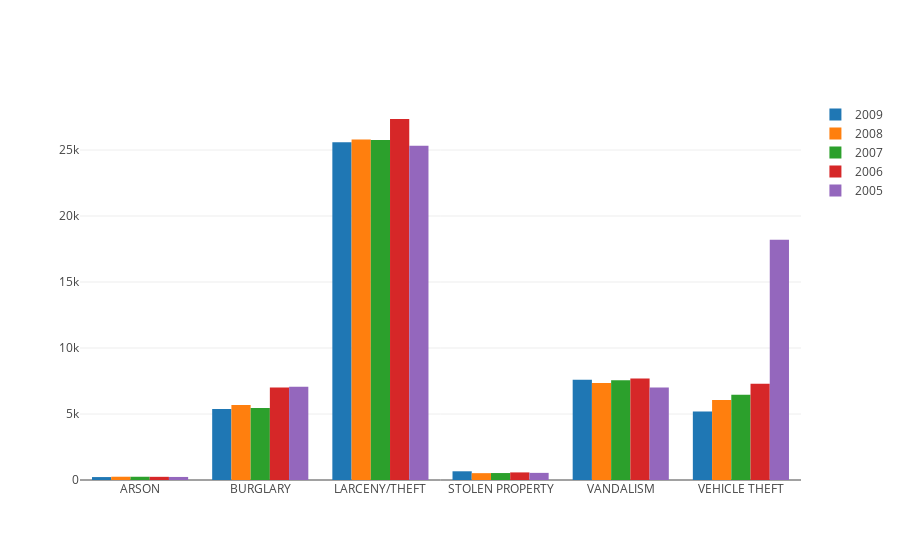

The notebook cell saved with this chart:
### Markdown cell above
The above plot is a stacked version of total crime committed in each category in each year from 2010 to 2015. Crime in larceny/theft dominates over all other types of crimes.  
### Bar Chart

### Code cell
trace1 = go.Bar(
    x=cat_crime.loc[cat_crime['Year'] == '2009']['Category'],
    y=cat_crime.loc[cat_crime['Year'] == '2009']['IncidntNum_Count'],
    name='2009'
)
trace2 = go.Bar(
    x=cat_crime.loc[cat_crime['Year'] == '2008']['Category'],
    y=cat_crime.loc[cat_crime['Year'] == '2008']['IncidntNum_Count'],
    name='2008'
)

trace3 = go.Bar(
    x=cat_crime.loc[cat_crime['Year'] == '2007']['Category'],
    y=cat_crime.loc[cat_crime['Year'] == '2007']['IncidntNum_Count'],
    name='2007'
)
trace4 = go.Bar(
    x=cat_crime.loc[cat_crime['Year'] == '2006']['Category'],
    y=cat_crime.loc[cat_crime['Year'] == '2006']['IncidntNum_Count'],
    name='2006'
)

trace5 = go.Bar(
    x=cat_crime.loc[cat_crime['Year'] == '2005']['Category'],
    y=cat_crime.loc[cat_crime['Year'] == '2005']['IncidntNum_Count'],
    name='2005'
)


data = [trace1, trace2, trace3, trace4, trace5]


fig = go.Figure(data=data)
iplot(fig, filename='bar')

### Figure 1 — Plotly figure (JSON) as saved in the notebook; plotly's stock layout.template omitted (floating-point values rounded to 4 significant figures)
{"data": [{"name": "2009", "type": "bar", "x": ["ARSON", "BURGLARY", "LARCENY/THEFT", "STOLEN PROPERTY", "VANDALISM", "VEHICLE THEFT"], "y": [222, 5379, 25585, 660, 7604, 5183]}, {"name": "2008", "type": "bar", "x": ["ARSON", "BURGLARY", "LARCENY/THEFT", "STOLEN PROPERTY", "VANDALISM", "VEHICLE THEFT"], "y": [248, 5679, 25807, 518, 7342, 6053]}, {"name": "2007", "type": "bar", "x": ["ARSON", "BURGLARY", "LARCENY/THEFT", "STOLEN PROPERTY", "VANDALISM", "VEHICLE THEFT"], "y": [246, 5454, 25770, 527, 7566, 6460]}, {"name": "2006", "type": "bar", "x": ["ARSON", "BURGLARY", "LARCENY/THEFT", "STOLEN PROPERTY", "VANDALISM", "VEHICLE THEFT"], "y": [240, 7004, 27352, 575, 7688, 7291]}, {"name": "2005", "type": "bar", "x": ["ARSON", "BURGLARY", "LARCENY/THEFT", "STOLEN PROPERTY", "VANDALISM", "VEHICLE THEFT"], "y": [231, 7071, 25319, 540, 7013, 18194]}], "layout": {}}
